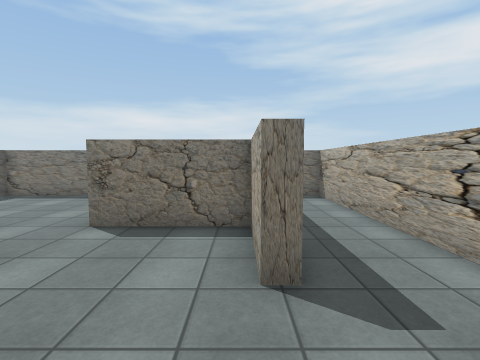
view 1 (above)

16 first-person views from a walk through a Unity game level. The camera is 1.5 m above the floor, tilts 4° down and sees 85° across. The floor is counted in squares, 1 m on a side. Each view is taken from the middle of a square. On the plan, view 1 faces up. The plan holds only what a view shows up to about 14 squares ahead; the rest is blank. The player is left out. Some surface patterns are stand-ins.

view 2
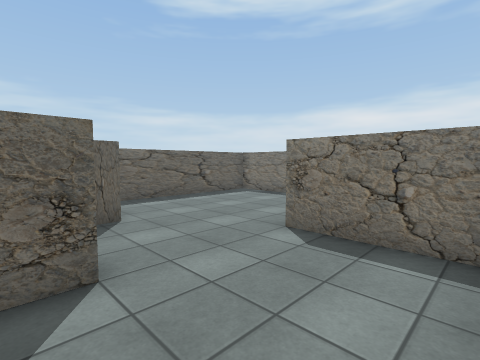

view 3
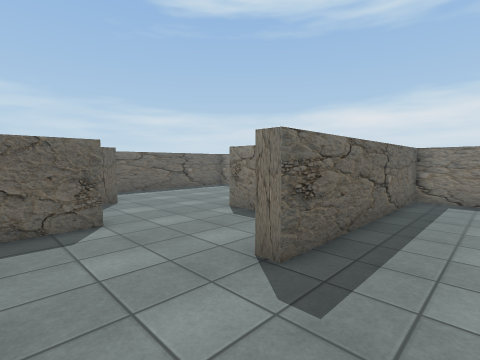

view 4
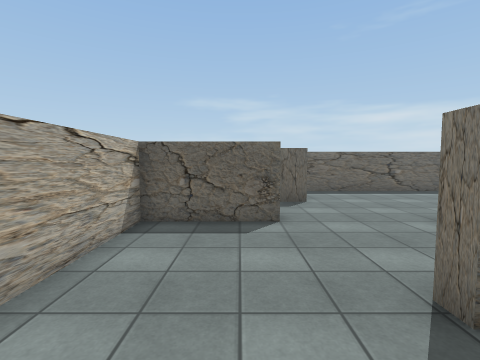

view 5
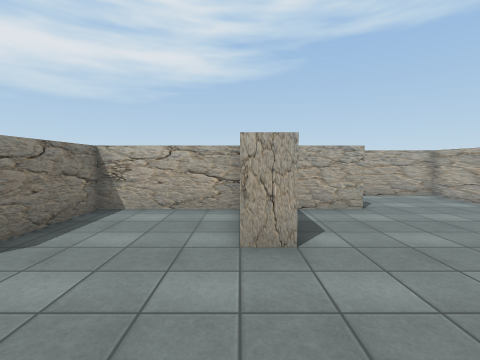

view 6
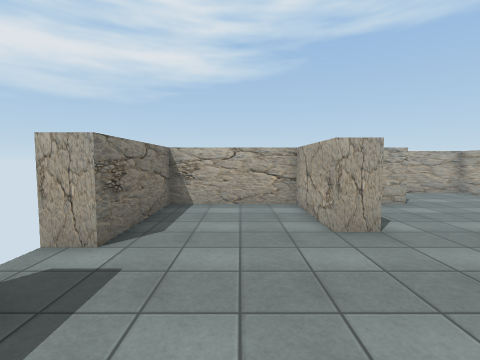

view 7
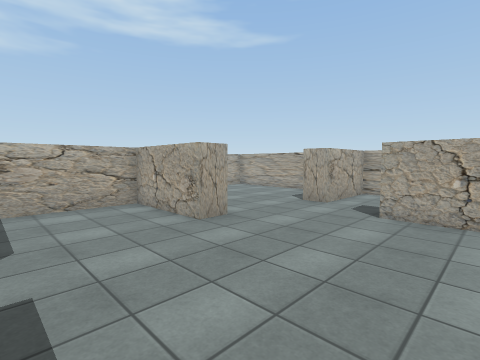

view 8
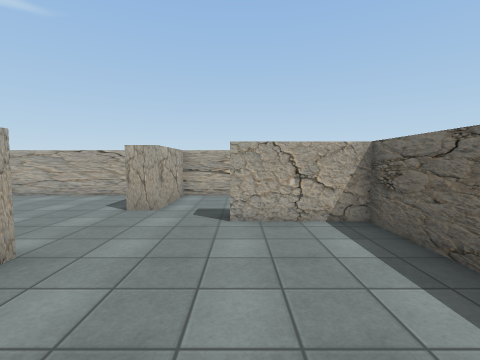

view 9
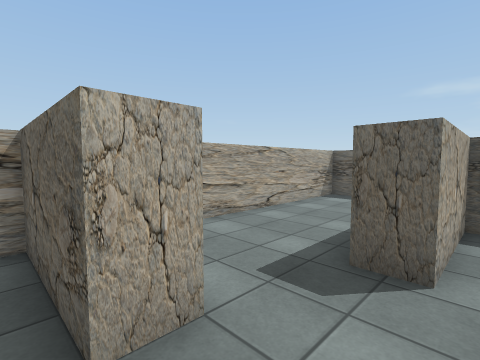

view 10
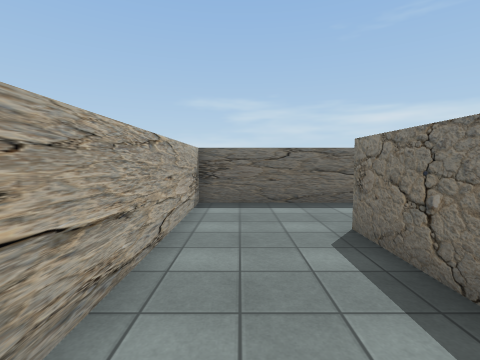

view 11
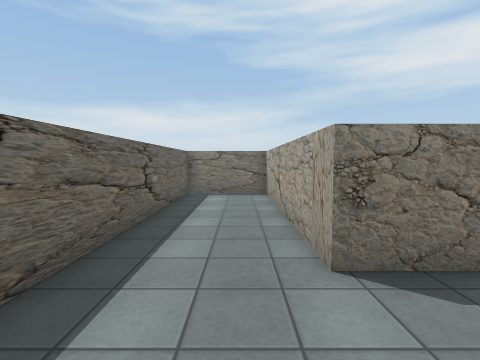

view 12
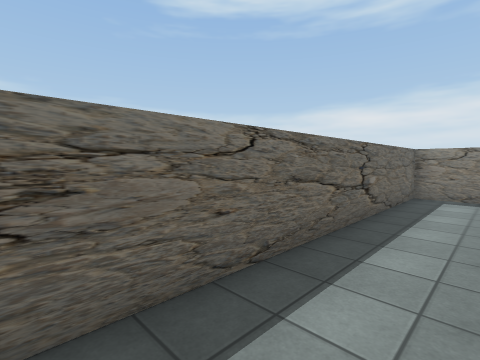

view 13
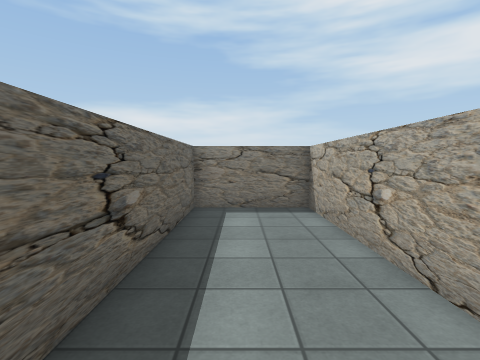

view 14
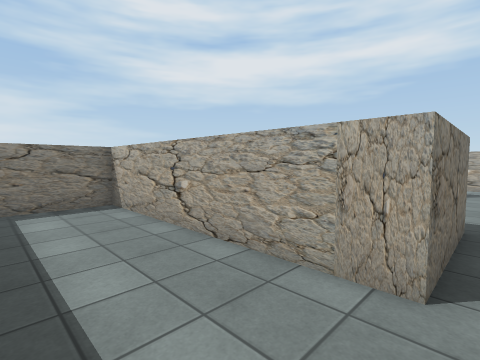

view 15
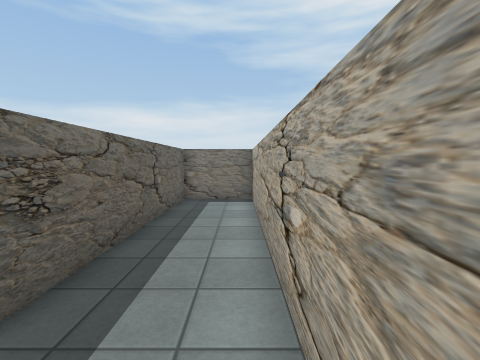

view 16
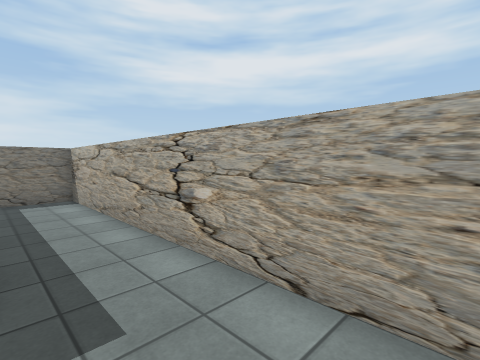

### Floor plan
Points are (right, up) in squares from view 1. A wall is a line through its corners. A room is listed if a view was taken in it or the views show most of it. See-through windows are left out.
Room 1 (views 1, 2, 3, 4, 5, 6, 7, 8, 9, 15, 16)
walls: (-4.5, 2) (-3.5, 2) (-3.5, -1.5) (3.5, -1.5) (3.5, 11.5) (0.8, 11.5) (0.8, 3.1) (0.2, 3.1) (0.2, 6) (-3.5, 6) (-3.5, 7) (0.2, 7) (0.2, 11.5) (-4.5, 11.5) (-4.5, 12.5); (-6.6, 11.5) (-10.2, 11.5) (-10.2, 3.5) (-6.8, 3.5)
ways out: opening at (-5.5, 2.5) to room 2
Room 2 (views 10, 11, 12, 13, 14)
walls: (-6.8, 3.5) (-6.8, 2.5) (-10.7, 2.5) (-10.7, 11.5) (-14.5, 11.5) (-14.5, -1.5) (-4.5, -1.5) (-4.5, 2)
ways out: opening at (-5.5, 2.5) to room 1

Positions as (right, up) in squares from view 1, and headings:
1: (0, 0), facing up
2: (0, 1), facing up-left
3: (3, 0), facing up-left
4: (3, 1), facing left
5: (-8, 7), facing right
6: (-9, 9), facing right
7: (-9, 11), facing down-right
8: (-7, 10), facing down
9: (-3, 4), facing down-left
10: (-5, 0), facing left
11: (-12, -1), facing up
12: (-12, -1), facing up-left
13: (-13, 3), facing up
14: (-14, 2), facing up-right
15: (3, 1), facing up
16: (1, 0), facing up-right
